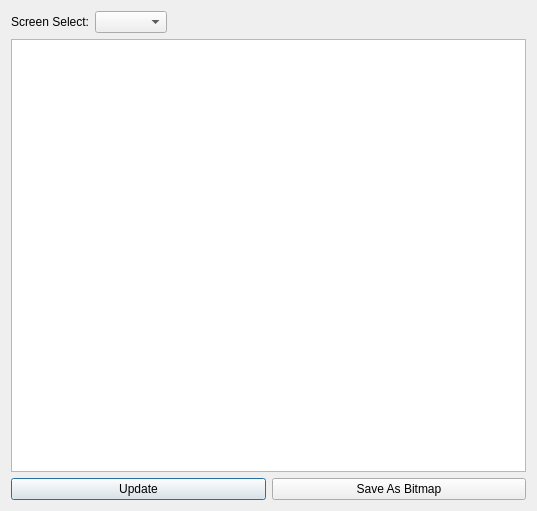
<?xml version="1.0" encoding="UTF-8"?>
<ui version="4.0">
 <class>UIDebugVDP2Viewer</class>
 <widget class="QDialog" name="UIDebugVDP2Viewer">
  <property name="geometry">
   <rect>
    <x>0</x>
    <y>0</y>
    <width>537</width>
    <height>511</height>
   </rect>
  </property>
  <property name="windowTitle">
   <string>VDP2Viewer Viewer</string>
  </property>
  <layout class="QVBoxLayout" name="verticalLayout">
   <item>
    <layout class="QHBoxLayout" name="horizontalLayout_2">
     <item>
      <widget class="QLabel" name="label">
       <property name="text">
        <string>Screen Select:</string>
       </property>
      </widget>
     </item>
     <item>
      <widget class="QComboBox" name="cbScreen"/>
     </item>
     <item>
      <spacer name="horizontalSpacer">
       <property name="orientation">
        <enum>Qt::Horizontal</enum>
       </property>
       <property name="sizeHint" stdset="0">
        <size>
         <width>40</width>
         <height>20</height>
        </size>
       </property>
      </spacer>
     </item>
    </layout>
   </item>
   <item>
    <widget class="QGraphicsView" name="gvScreen"/>
   </item>
   <item>
    <layout class="QHBoxLayout" name="horizontalLayout">
     <item>
      <widget class="QPushButton" name="pbUpdate">
       <property name="text">
        <string>Update</string>
       </property>
      </widget>
     </item>
     <item>
      <widget class="QPushButton" name="pbSaveAsBitmap">
       <property name="text">
        <string>Save As Bitmap</string>
       </property>
      </widget>
     </item>
    </layout>
   </item>
  </layout>
 </widget>
 <resources/>
 <connections/>
</ui>
